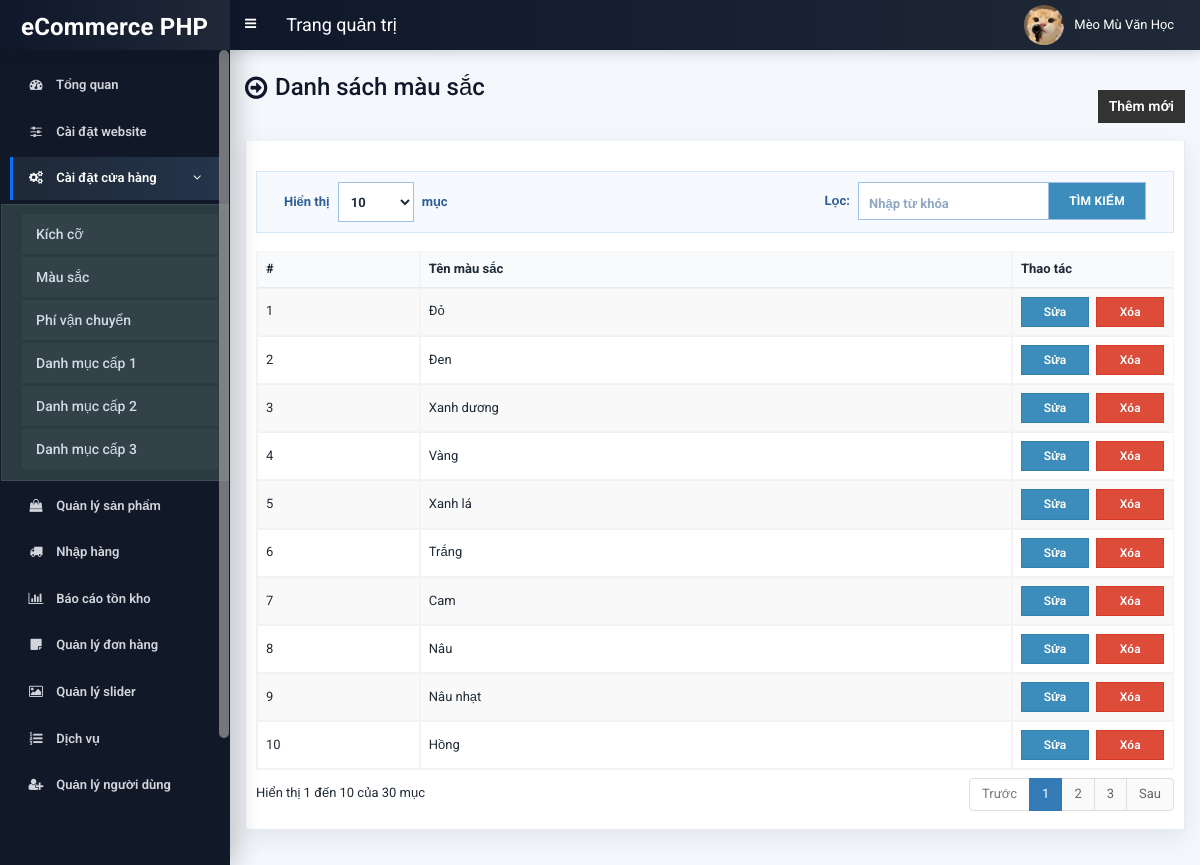
The app's page /admin/color.php (signed in) with its own data.
### tables this page shows
CREATE TABLE `tbl_color` (
  `color_id` int(11) NOT NULL,
  `color_name` varchar(255) NOT NULL
);

### admin/color.php (the view, shortened to what this page needs)
<?php require_once('header.php'); ?>
<section class="content-header">
	<div class="content-header-left">
		<h1>Danh sách màu sắc</h1>
	</div>
	<div class="content-header-right">
		<a href="color-add.php" class="btn btn-primary btn-sm">Thêm mới</a>
	</div>
</section>
<section class="content">
  <div class="row">
    <div class="col-md-12">
      <div class="box box-info">
        <div class="box-body table-responsive">
		  <table id="example1" class="table table-bordered table-hover table-striped color-table">
			<thead>
			    <tr>
			        <th>#</th>
			        <th>Tên màu sắc</th>
			        <th>Thao tác</th>
			    </tr>
			</thead>
            <tbody>
            	<?php
            	$i=0;
            	$statement = $pdo->prepare("SELECT * FROM tbl_color ORDER BY color_id ASC");
            	$statement->execute();
            	$result = $statement->fetchAll(PDO::FETCH_ASSOC);
            	foreach ($result as $row) {
            		$i++;
            		?>
					<tr>
	                    <td><?php echo $i; ?></td>
	                    <td><?php echo $row['color_name']; ?></td>
	                    <td>
	                        <a href="color-edit.php?id=<?php echo $row['color_id']; ?>" class="btn btn-primary btn-xs">Sửa</a>
	                        <a href="#" class="btn btn-danger btn-xs" data-href="color-delete.php?id=<?php echo $row['color_id']; ?>" data-toggle="modal" data-target="#confirm-delete">Xóa</a>
	                    </td>
	                </tr>
            		<?php
            	}
            	?>
            </tbody>
          </table>
        </div>
      </div>
</section>
<?php require_once('footer.php'); ?>

### admin/style.css (style rules this page uses)
body { font-size: 13px; font-family: "Roboto", sans-serif; }
.content-header > h1, .content-header .content-header-left h1 { font-family: "Roboto", sans-serif; }
.box-info { padding-top: 20px; }
.content-header { overflow: hidden; }
.content-header .content-header-left { float: left; padding-top: 5px; }
.content-header .content-header-right { float: right; }
.content-header .content-header-left h1 { margin-top: 0; margin-bottom: 0; padding-left: 30px; padding-bottom: 5px; font-size: 24px; position: relative; }
.content-header .content-header-left h1:before { position: absolute; top: 0; left: 0; font-family: "FontAwesome", sans-serif; font-size: 26px; content: "\f18e"; }
.content-header .content-header-right a { position: relative; font-size: 14px; }
.box.box-info { border-top-color: #4c4c4c; }
.content-header .content-header-right a { background-color: #333333; border-color: #333333; }
.table td .btn, .table th .btn, .modal-footer .btn { border-radius: 0 !important; }
.table td .btn.btn-xs, .table td .btn.btn-sm { font-size: 12px; font-weight: 600; line-height: 1.35; padding: 6px 10px; min-width: 68px; }
table.dataTable thead .sorting, table.dataTable thead .sorting_asc, table.dataTable thead .sorting_desc, table.dataTable thead .sorting_asc_disabled, table.dataTable thead .sorting_desc_disabled { background-image: none !important; padding-right: 10px !important; }
table.dataTable thead .sorting:after, table.dataTable thead .sorting_asc:after, table.dataTable thead .sorting_desc:after, table.dataTable thead .sorting_asc_disabled:after, table.dataTable thead .sorting_desc_disabled:after { display: none !important; }

### admin/color.php (style rules this page uses)
.color-table td:last-child, .color-table th:last-child { white-space: nowrap; width: 140px; }
.color-table .btn { min-width: 44px; }
.color-table .btn + .btn { margin-left: 4px; }

### records on screen
tbl_color: color_name "Đỏ"
tbl_color: color_name "Đen"
tbl_color: color_name "Xanh dương"
tbl_color: color_name "Vàng"
tbl_color: color_name "Xanh lá"
tbl_color: color_name "Trắng"
tbl_color: color_name "Cam"
tbl_color: color_name "Nâu"
tbl_color: color_name "Nâu nhạt"
tbl_color: color_name "Hồng"

### other values on screen
$_SESSION['user']['full_name'] "Mèo Mù Văn Học"
